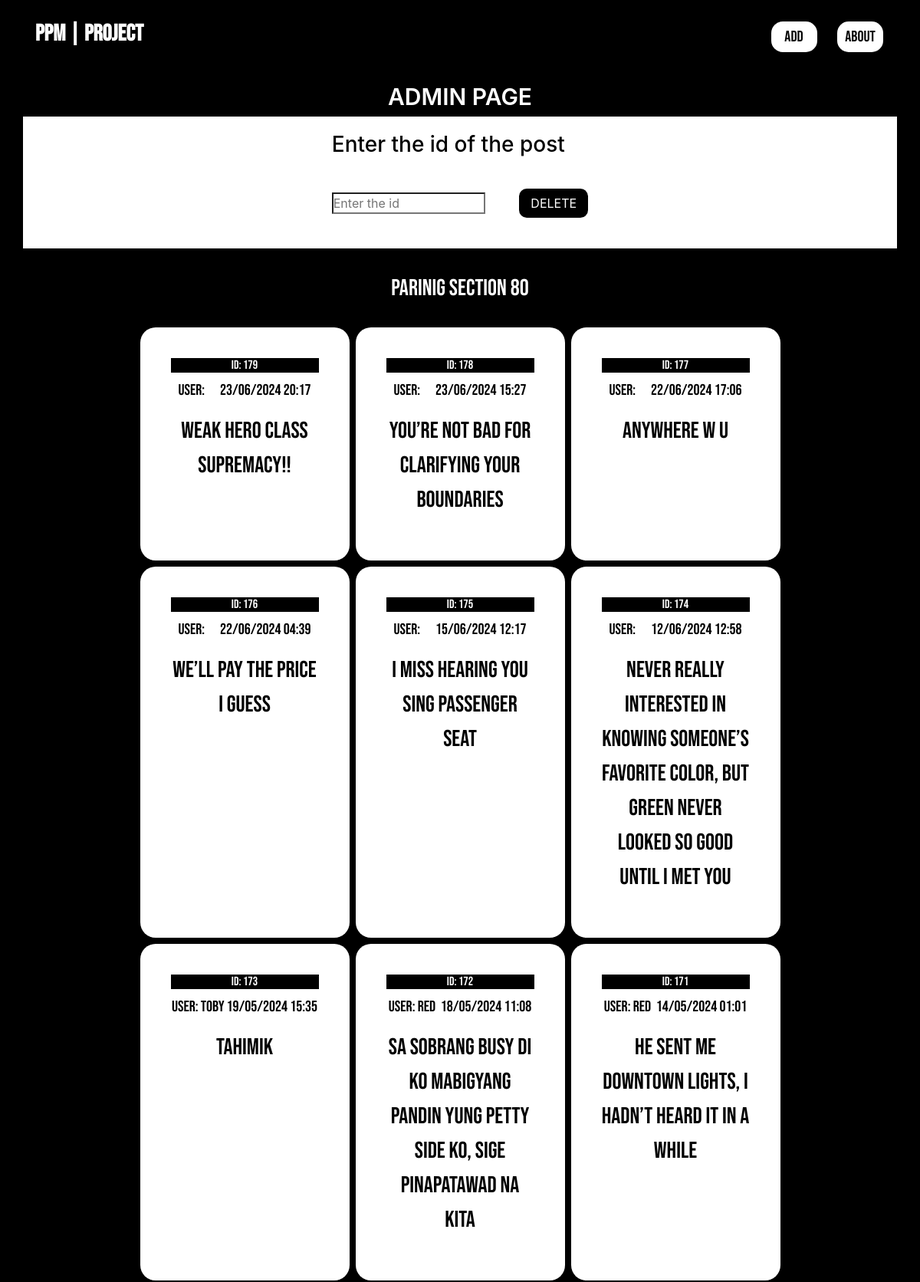
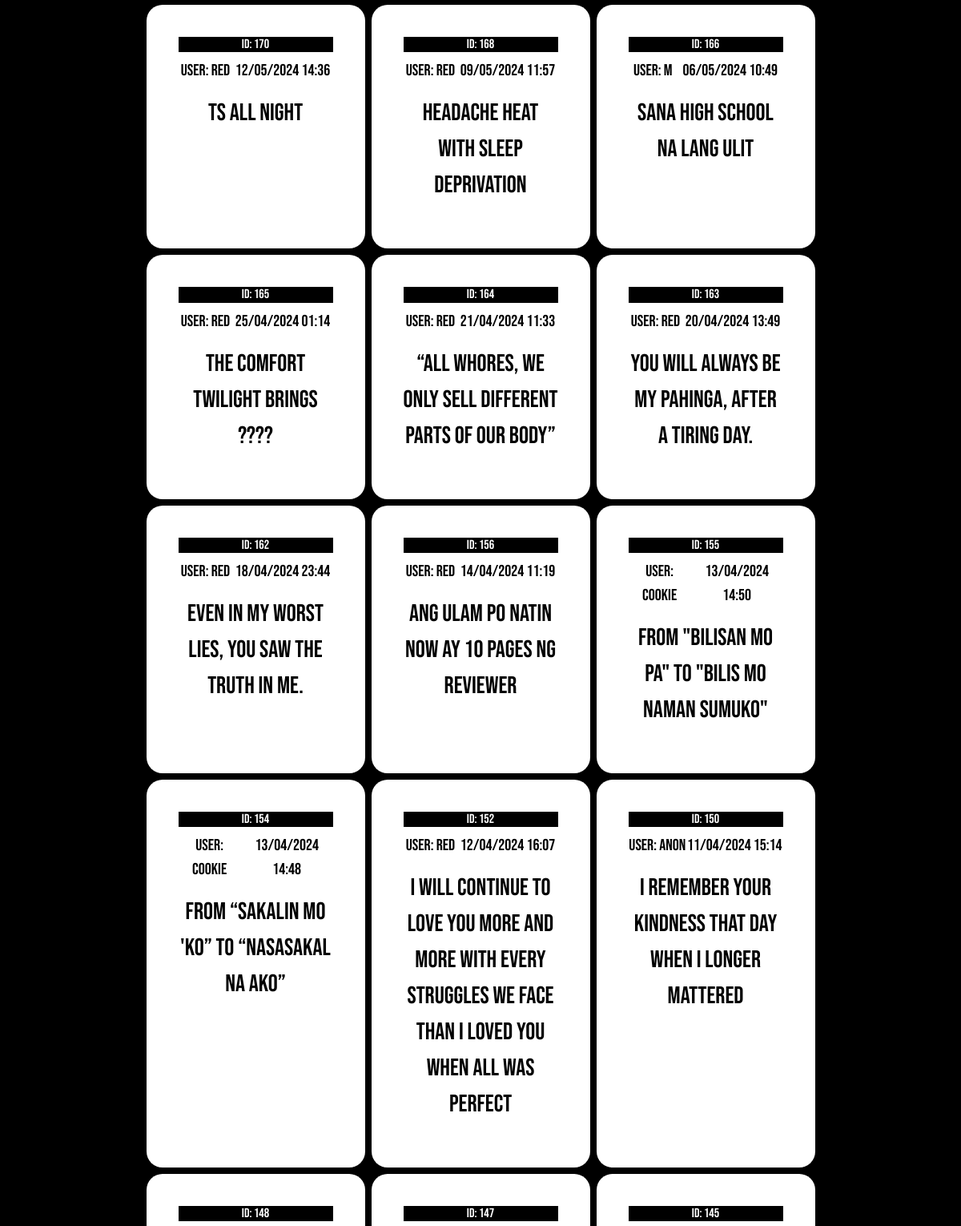
Screenshot of /superadmin.php (upper part) with the database file from the repository (2 pictures, top to bottom).
### tables this page shows
CREATE TABLE `messages` (
  `id` int(10) NOT NULL,
  `username` varchar(10) NOT NULL,
  `content` varchar(200) NOT NULL,
  `timestamp` timestamp NOT NULL DEFAULT current_timestamp()
);

### superadmin.php (the view, shortened to what this page needs)
<?php
include("connection.php");
$sql = "SELECT COUNT(*) AS num_posts FROM messages";
$stmt = $conn->prepare($sql);
$stmt->execute();
$row = $stmt->fetch(PDO::FETCH_ASSOC);
$num_posts = $row['num_posts'];
?>
<!DOCTYPE html>
<html lang="en">
<head>
    <link rel="stylesheet" href="https://stackpath.bootstrapcdn.com/bootstrap/4.5.2/css/bootstrap.min.css">
    <link rel="stylesheet" href="default.css">
    <link rel="stylesheet" href="admin.css">
    <link rel="stylesheet" href="https://cdnjs.cloudflare.com/ajax/libs/font-awesome/6.3.0/css/all.min.css">
</head>
<body>
    <section class="container navbar">
        <h4>PPM | Project</h4>
        <div class="buttons">
            <button type="button" class="button" data-toggle="modal" data-target="#write">ADD</button>
            <button><a href="#about">ABOUT</a></button>
        </div>
    </section>
    <h5 class="admin container d-flex justify-content-center">ADMIN PAGE</h5>
    <section class="deletebox container d-flex justify-content-center">
        <div class="box">
            <form action="<?php echo htmlspecialchars($_SERVER["PHP_SELF"])?>" method="POST">
                <h3>Enter the id of the post</h3>
                <input type="text" name="id" placeholder="Enter the id">
                <button class="delete" type="submit">DELETE</button>
            </form>
        </div>
    </section>
    <section class="message">
        <p>Parinig Section <?php echo $num_posts?></p>
        <div class="row d-flex justify-content-center m-4">
        <?php
        $sql = "SELECT id, username, content, timestamp FROM messages ORDER BY timestamp DESC";
        $stmt = $conn->prepare($sql);
        $stmt->execute();
        $result = $stmt->fetchAll(PDO::FETCH_ASSOC);
        if (count($result) > 0) {
          foreach ($result as $row) {
        $formatted_timestamp = date("d/m/Y H:i", strtotime($row["timestamp"]));
        ?>
        <div class="msgb col-sm-6 col-md-4 col-lg-3">
        <h6>ID: <?php echo $row["id"]; ?></h6>
            <div class="details">
                <p>User: <?php echo $row["username"]; ?></p>
                <p><?php echo $formatted_timestamp;?></p>
            </div>
            <p><?php echo $row["content"]; ?></p>
        </div>
        <?php
          }
        } else {
          echo "<p>No messages found</p>";
        }
        ?>
    </div>
    </section>
</body>
</html>

### default.css (style rules this page uses)
* { padding: 0; margin: 0; box-sizing: border-box; background-color: black !important; color: white; }
html { scroll-behavior: smooth; }
.navbar { border-bottom: 2px solid black; margin-bottom: 10px; }
.navbar a { text-decoration: none; background-color: white !important; color: black !important; }
.navbar h4 { font-family: "Bebas Neue", sans-serif; font-weight: 900; font-size: 30px; }
.navbar button { border-radius: 15px; font-size: 15px; border: 0; padding: 5px; width: 60px; margin-right: 2px; color: black; background-color: white !important; font-family: "Bebas Neue", sans-serif; font-weight: 2 00; font-size: 20px; cursor: pointer; }
.message { text-align: center; font-family: "Bebas Neue", sans-serif; font-size: 30px; margin: 30px; flex-wrap: wrap; }
.msgb { background-color: white !important; padding: 40px; border-radius: 20px; margin: 4px; }
.msgb p { background-color: white !important; color: black; }
.details { display: flex; justify-content: space-around; background-color: white !important; }
.details p { font-size: 20px; }

### admin.css (style rules this page uses)
.admin { font-size: 30px; font-weight: 600; }
.deletebox { background-color: white !important; color: black !important; }
.box { background-color: white !important; color: black !important; }
.box h3, input, button, form { background-color: white !important; color: black !important; margin: 20px; }
.delete { background-color: black !important; color: white !important; padding: 7px; border: 0; width: 90px; border-radius: 10px; }
.box input { width: 200px; color: black !important; }

### rows the page displays
messages: id "179", timestamp "23/06/2024 20:17", content "weak hero class supremacy!!"
messages: id "178", timestamp "23/06/2024 15:27", content "you’re not bad for clarifying your boundaries"
messages: id "177", timestamp "22/06/2024 17:06", content "anywhere w u"
messages: id "176", timestamp "22/06/2024 04:39", content "we’ll pay the price i guess"
messages: id "175", timestamp "15/06/2024 12:17", content "i miss hearing you sing passenger seat"
messages: id "174", timestamp "12/06/2024 12:58", content "never really interested in knowing someone’s favorite color, but green never looked so good until i met you"
messages: id "173", username "toby", timestamp "19/05/2024 15:35", content "tahimik"
messages: id "172", username "Red", timestamp "18/05/2024 11:08", content "sa sobrang busy di ko mabigyang pandin yung petty side ko, sige pinapatawad na kita"
messages: id "171", username "red", timestamp "14/05/2024 01:01", content "he sent me Downtown Lights, I hadn’t heard it in a while"
messages: id "170", username "red", timestamp "12/05/2024 14:36", content "ts all night"
messages: id "168", username "red", timestamp "09/05/2024 11:57", content "headache heat with sleep deprivation"
messages: id "166", username "m", timestamp "06/05/2024 10:49", content "Sana high school na lang ulit"
messages: id "165", username "red", timestamp "25/04/2024 01:14", content "the comfort twilight brings ????"
messages: id "164", username "red", timestamp "21/04/2024 11:33", content "“all whores, we only sell different parts of our body”"
messages: id "163", username "red", timestamp "20/04/2024 13:49", content "you will always be my pahinga, after a tiring day."
messages: id "162", username "Red", timestamp "18/04/2024 23:44", content "even in my worst lies, you saw the truth in me."
messages: id "156", username "red", timestamp "14/04/2024 11:19", content "ang ulam po natin now ay 10 pages ng reviewer"
messages: id "155", username "cookie", timestamp "13/04/2024 14:50", content "from \"bilisan mo pa\" to \"bilis mo naman sumuko\""
messages: id "154", username "cookie", timestamp "13/04/2024 14:48", content "from “sakalin mo 'ko” to “nasasakal na ako”"
messages: id "152", username "red", timestamp "12/04/2024 16:07", content "i will continue to love you more and more with every struggles we face than i loved you when all was perfect"
messages: id "150", username "anon", timestamp "11/04/2024 15:14", content "i remember your kindness that day when i longer mattered"
messages: id "148"
messages: id "147"
messages: id "145"

### other values shown
$num_posts "80"
